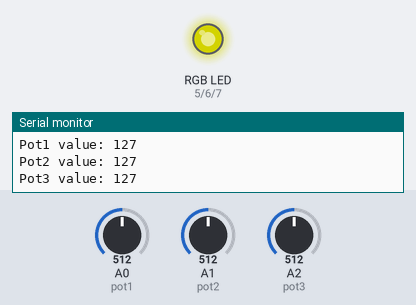
Simulated run of this sketch. Board: Arduino Uno, built with avr-gcc and run on an emulated ATmega328P. Shown: an RGB LED mixed from three pins (HIGH = lit), the last lines printed to the serial monitor. Inputs (shaded band) come from the test bench; at power-on: A0 (pot1) = 512, A1 (pot2) = 512, A2 (pot3) = 512. Dim RGB values are drawn brighter than linear.

Above: at 1.3 s.
1.4 s: A0 (pot1) set to 716
At 2.8 s:
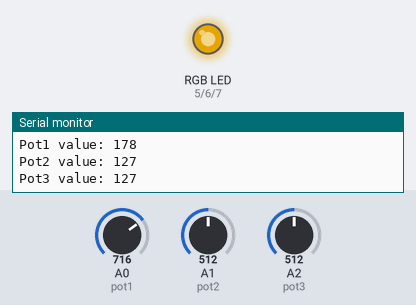
3.1 s: A1 (pot2) set to 716
At 4.7 s:
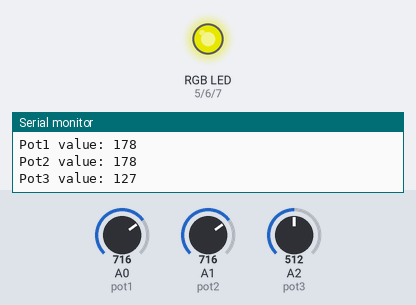
5.1 s: A2 (pot3) set to 525
At 6.4 s:
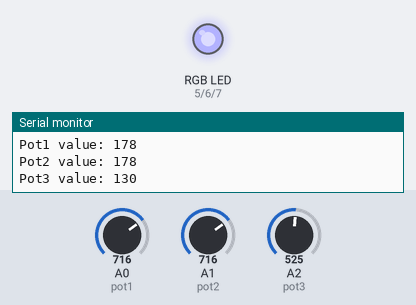
7.1 s: A0 (pot1) set to 900
At 8.1 s:
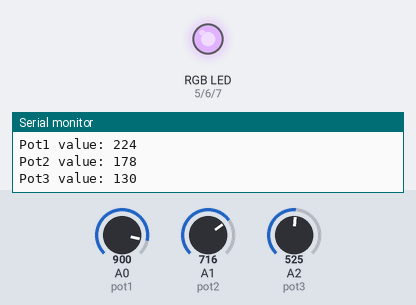
9.1 s: A1 (pot2) set to 900
At 10.8 s:
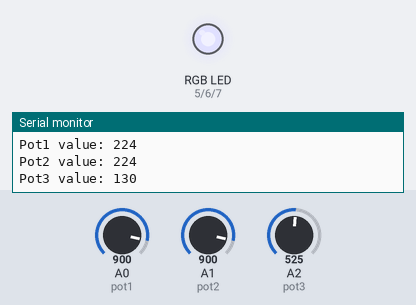
11.1 s: A2 (pot3) set to 306
At 12.7 s:
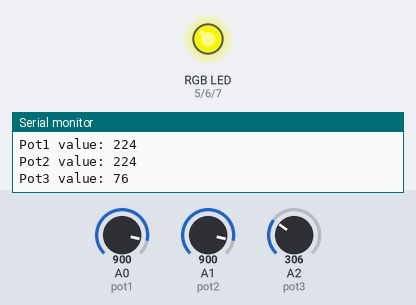
Timing chart, 0 to 14.1 s (numbered marks = the images above; inputs shaded):
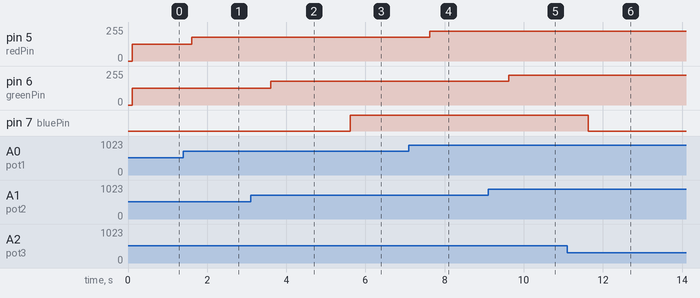

Measured:
- the behaviour switches between 513 and 514 on A2 (pot3) (found by bisection; images 2 and 3)
- after the input at 1.4 s, pin 5 (redPin): 127/255 → 178/255 after 0.21 s
- after the input at 3.1 s, pin 6 (greenPin): 127/255 → 178/255 after 0.51 s
- after the input at 5.1 s, pin 7 (bluePin): LOW → HIGH after 0.52 s
- after the input at 7.1 s, pin 5 (redPin): 178/255 → 224/255 after 0.52 s
- after the input at 9.1 s, pin 6 (greenPin): 178/255 → 224/255 after 0.53 s
- after the input at 11.1 s, pin 7 (bluePin): HIGH → LOW after 0.53 s

The sketch:

RGB3pot.ino
```cpp
#define pot1 A0
#define pot2 A1
#define pot3 A2
int redPin=5;
int greenPin=6;
int bluePin=7;

void setup() {

  Serial.begin(9600);
  pinMode(redPin, OUTPUT);
  pinMode(greenPin, OUTPUT);
  pinMode(bluePin, OUTPUT);

  pinMode(pot1,INPUT);
  pinMode(pot2,INPUT);
  pinMode(pot3,INPUT);

}

void loop() {
  int pot1Value=analogRead(pot1);
  int pot2Value=analogRead(pot2);
  int pot3Value=analogRead(pot3);

  int value1=map(pot1Value,0,1023,0,255);
  int value2=map(pot2Value,0,1023,0,255);
  int value3=map(pot3Value,0,1023,0,255);

  Serial.print("Pot1 value: ");
  Serial.println(value1);

  Serial.print("Pot2 value: ");
  Serial.println(value2);

  Serial.print("Pot3 value: ");
  Serial.println(value3);

  delay(100);
  setColor(value1,value2,value3);
  delay(400);
  /*
  setColor(255, 0, 0); // Red Color
  delay(1000);
  setColor(0, 255, 0); // Green Color
  delay(1000);
  setColor(0, 0, 255); // Blue Color
  delay(1000);
  setColor(255, 255, 255); // White Color
  delay(1000);
  setColor(170, 0, 255); // Purple Color
  delay(1000);
*/

}

void setColor(int redValue, int greenValue, int blueValue) {
  analogWrite(redPin, redValue);
  analogWrite(greenPin, greenValue);
  analogWrite(bluePin, blueValue);
}
```
